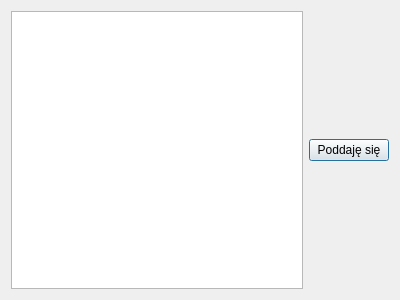
<?xml version="1.0" encoding="UTF-8"?>
<ui version="4.0">
 <class>GameWindow</class>
 <widget class="QDialog" name="GameWindow">
  <property name="geometry">
   <rect>
    <x>0</x>
    <y>0</y>
    <width>400</width>
    <height>300</height>
   </rect>
  </property>
  <property name="windowTitle">
   <string>Dialog</string>
  </property>
  <layout class="QGridLayout" name="gridLayout">
   <item row="0" column="0">
    <layout class="QHBoxLayout" name="horizontalLayout">
     <item>
      <widget class="QGraphicsView" name="graphicsView"/>
     </item>
     <item>
      <layout class="QVBoxLayout" name="verticalLayout">
       <item>
        <layout class="QGridLayout" name="gridLayout_2"/>
       </item>
       <item>
        <widget class="QPushButton" name="giveUpPushButton">
         <property name="text">
          <string>Poddaję się</string>
         </property>
        </widget>
       </item>
      </layout>
     </item>
    </layout>
   </item>
  </layout>
 </widget>
 <resources/>
 <connections/>
</ui>
